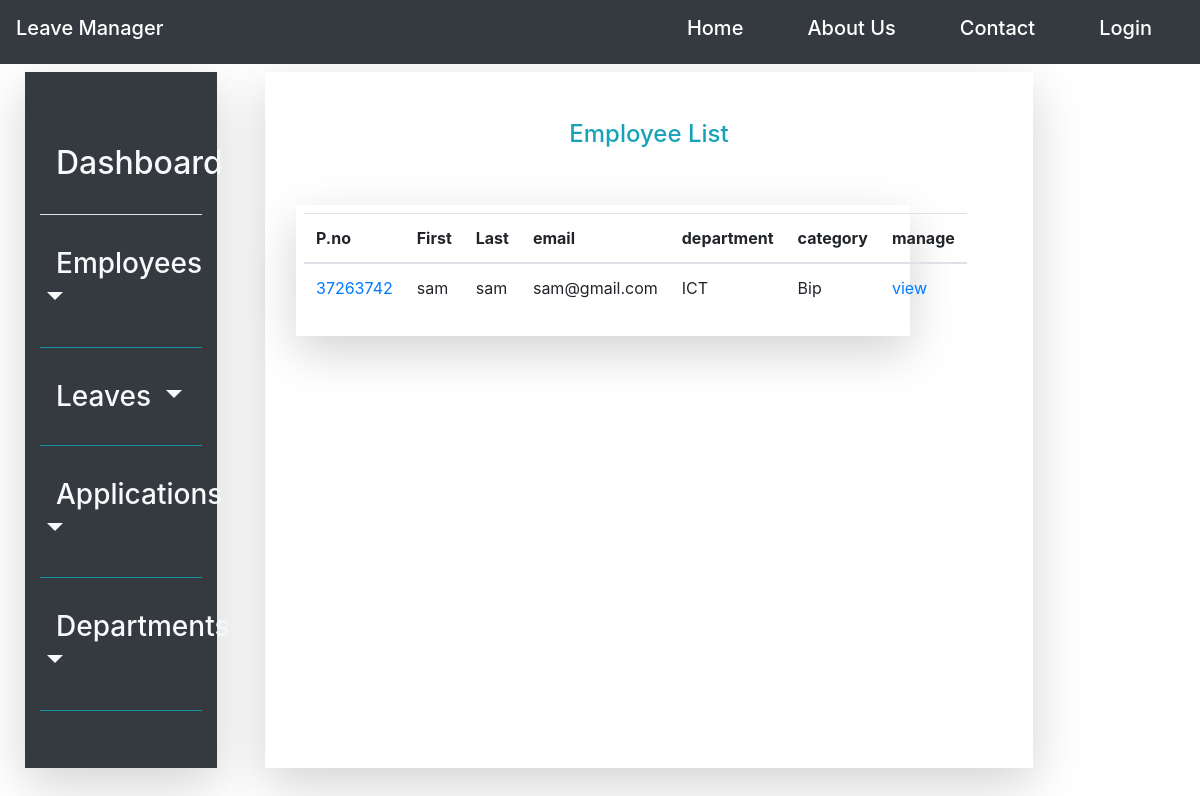
Page /employee/list on the earlier database version.
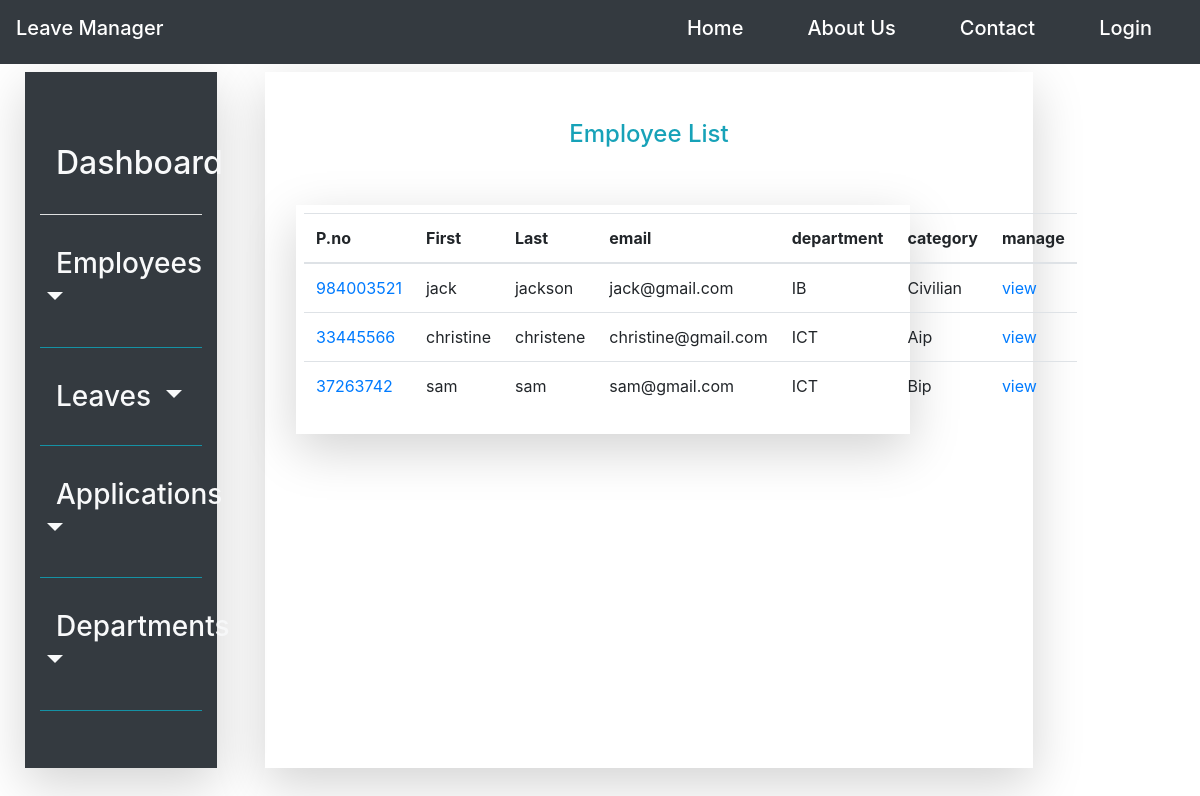
Same page on the later database version.
### leave_management_app/models.py (models this page shows, shortened)
class Employee(models.Model):
    emp_personal_no = models.CharField(max_length=20, primary_key=True)
    employee_firstname = models.CharField(max_length=20)
    employee_lastname = models.CharField(max_length=20)
    employee_email = models.EmailField()
    employee_department_id = models.ForeignKey(Department, on_delete=models.CASCADE, null=True)
    employee_designation = models.CharField(max_length=20)
    employee_gender = models.CharField(choices=gender, max_length=6)
    employee_category = models.CharField(choices=employee_category_list, max_length=10)
    date_created = models.DateTimeField(default=timezone.now)
    date_employed = models.DateField()
    is_active = models.BooleanField(default=True)

class Department(models.Model):
    department_name = models.CharField(max_length=100)
    branch_id = models.ForeignKey(Organisation_branch, on_delete=models.CASCADE)
    def __str__(self):
        return self.department_name

### leave_management_app/views.py (the view)
# urls.py: path('employee/list', EmployeeListView.as_view(), name='employee_list'),
class EmployeeListView(ListView):
    model = Employee
    context_object_name = 'employees'
    ordering = '-date_created'
    template_name = 'employee_list.html'
    paginate_by = 10

### leave_management_app/templates/leave_management_app/employee_list.html (shortened to what this page needs)
{%extends 'leave_management_app/base.html'%}
    {%block content%}
<div class="row p-4" style="height: 95vh; width: 100%; background-color: white; background-attachment: fixed;">
        {%block navbar%}
            {%include 'navigation/sidenav.html'%}
        {%endblock navbar%}
    <div class="col-lg-8 mt-3 ml-5 shadow-lg">
        <div class="py-5 text-center"><label class="text-info h4">Employee List</label></div>
            <div class="row ml-3">
        <div class="col-md-10 p-2 shadow-lg">
            <table class="table">
              <thead>
                <tr>
                  <th scope="col">P.no</th>
                  <th scope="col">First</th>
                  <th scope="col">Last</th>
                  <th scope="col">email</th>
                  <th scope="col">department</th>
                   <th scope="col">category</th>
                    <th scope="col">manage</th>
                </tr>
              </thead>
              <tbody>
              {%for employee in employees %}
                <tr>
                  <td><a href="#">{{employee.emp_personal_no}}</a></td>
                  <td>{{employee.employee_firstname}}</td>
                  <td>{{employee.employee_lastname}}</td>
                  <td>{{employee.employee_email}}</td>
                  <td>{{employee.employee_department_id}}</td>
                  <td>{{employee.employee_category }}</td>
                  <td><a class="" href="{%url 'employee_detail' employee.emp_personal_no%}">view</a></td>
                </tr>
                {% endfor %}
              </tbody>
            </table>
        </div>
    </div>
    </div>
</div>
    {%endblock content%}

Differences in the rows shown:
added Employee: emp_personal_no "984003521", employee_firstname "jack", employee_lastname "jackson", employee_email "jack@gmail.com", employee_department_id "IB", employee_category "Civilian"
added Employee: emp_personal_no "33445566", employee_firstname "christine", employee_lastname "christene", employee_email "christine@gmail.com", employee_department_id "ICT", employee_category "Aip"
